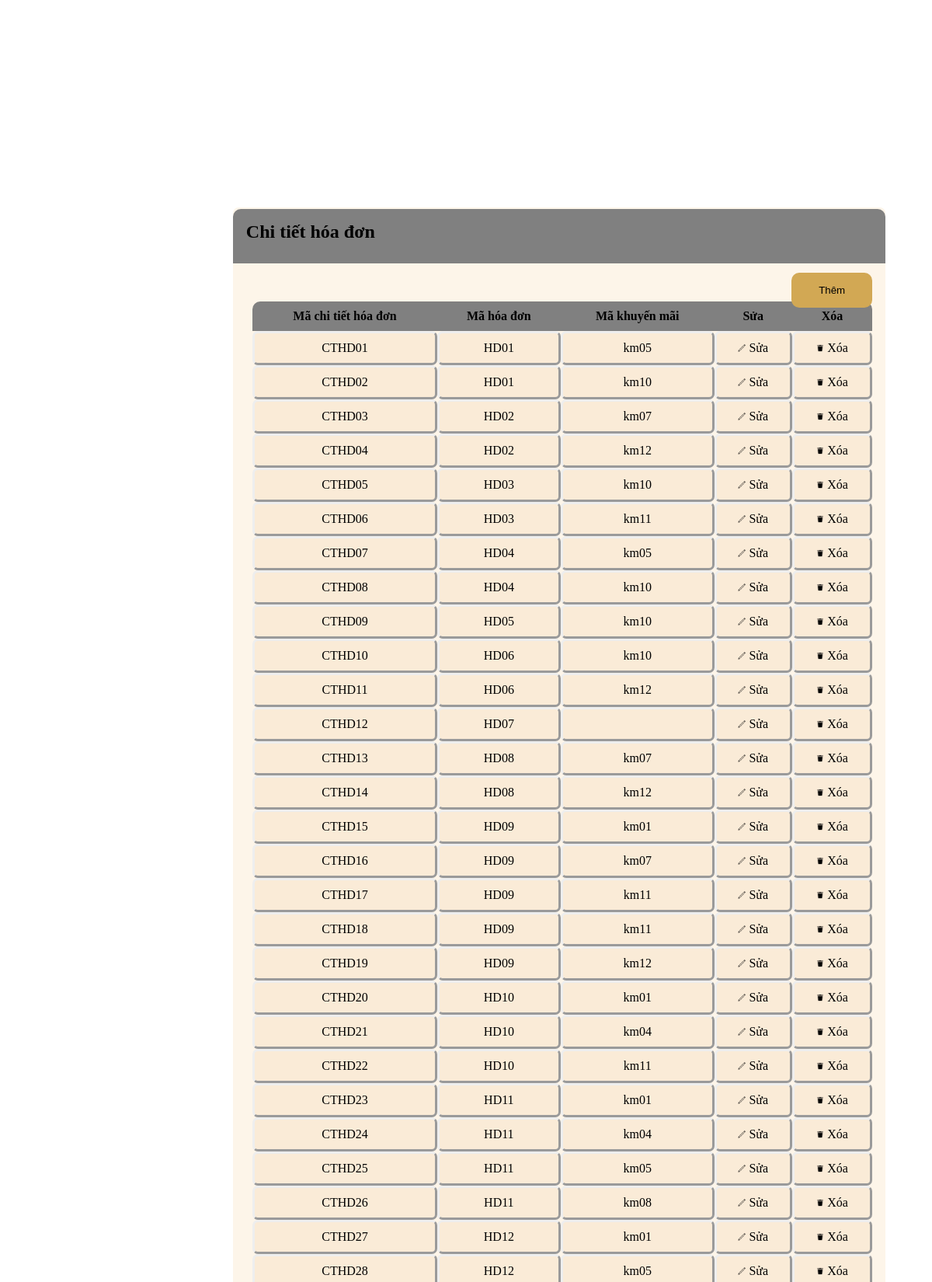
The app's page /quantri/admin/admin_cthd.php (upper part) with its own data.
### tables this page shows
create table CHITIETHOADON(
    MA_CTHD varchar(10) primary key,
    MA_HD varchar(10) not null ,
    FOREIGN KEY (MA_HD) REFERENCES HOADON(MA_HD),
    MA_KM varchar(10) ,
    FOREIGN KEY (MA_KM) REFERENCES KHUYENMAI(MA_KM)
);

### quantri/admin/admin_cthd.php (the view, shortened to what this page needs)
<?php
$link=new mysqli("localhost", "root","","khachsan");
$sql="select * from CHITIETHOADON";
$result=$link->query($sql);
?>
  <div class="layout_danhmuc">
    <div class="danhmuc"><h2 style="margin: 2% 0 0 2%"> Chi tiết hóa đơn</h2>
      <a href="index_menu_admin.php?pid=41"><button>Thêm</button> </a>
<table>
         <tr>
    <th style="border-radius: 10px 0 0 0" >Mã chi tiết hóa đơn</th>
    <th> Mã hóa đơn</th>
    <th> Mã khuyến mãi</th>
    <th> Sửa </th>
    <th style="border-radius: 0 10px 0 0">Xóa</th>
         </tr>
   <?php
while ($row=$result->fetch_assoc())
{
   ?>
<tr align="center" >
    <td> <?php echo $row["MA_CTHD"];?> </td>
    <td> <?php echo $row["MA_HD"];?></td>
    <td> <?php echo $row["MA_KM"];?></td>
    <td><a href="index_menu_admin.php?pid=43&&MA_CTHD=<?php echo $row['MA_CTHD']; ?>"><img src="../img/icon/edit.png"  width="10px" height="10px"> Sửa</a></td>
    <td><a onclick="return confirm('Bạn có chắc chắn muốn xóa?');" href="control/ctrl_xoa_cthd.php?MA_CTHD=<?php echo $row['MA_CTHD']; ?>"><img src="../img/icon/delete.png" width="10px" height="10px"> Xóa</a></td>
</tr>
     <?php
 }
      ?>
</table>
</div>
</div>

### quantri/admin/admin_cthd.php (style rules this page uses)
.layout_danhmuc { border-radius: 7px; width: 70%; position: absolute; background-color: rgb(253, 245, 233); right:5%; top:10%; height: 2400px }
.danhmuc { width: 100%; height: 70px; background-color: gray; border-radius: 10px 10px 0 0; position: absolute; top:2px; }
button { padding: 15px 35px; position: absolute; right: 2%; top: 82px; border: none; background-color: rgb(210, 168, 84); border-radius: 10px; cursor: pointer; }
table { width: 95%; margin: 9% 10% 0 3%; border-radius: 10px; border-spacing: 0; border-collapse: separate; border-radius: 7px; }
th { background-color: gray; padding: 10px; }
td { background-color:antiquewhite; border-style:outset; padding: 10px; border-radius: 7px; }
a { text-decoration: none; color: black; }

### records on screen
chitiethoadon: MA_CTHD "CTHD01", MA_HD "HD01", MA_KM "km05"
chitiethoadon: MA_CTHD "CTHD02", MA_HD "HD01", MA_KM "km10"
chitiethoadon: MA_CTHD "CTHD03", MA_HD "HD02", MA_KM "km07"
chitiethoadon: MA_CTHD "CTHD04", MA_HD "HD02", MA_KM "km12"
chitiethoadon: MA_CTHD "CTHD05", MA_HD "HD03", MA_KM "km10"
chitiethoadon: MA_CTHD "CTHD06", MA_HD "HD03", MA_KM "km11"
chitiethoadon: MA_CTHD "CTHD07", MA_HD "HD04", MA_KM "km05"
chitiethoadon: MA_CTHD "CTHD08", MA_HD "HD04", MA_KM "km10"
chitiethoadon: MA_CTHD "CTHD09", MA_HD "HD05", MA_KM "km10"
chitiethoadon: MA_CTHD "CTHD10", MA_HD "HD06", MA_KM "km10"
chitiethoadon: MA_CTHD "CTHD11", MA_HD "HD06", MA_KM "km12"
chitiethoadon: MA_CTHD "CTHD12", MA_HD "HD07"
chitiethoadon: MA_CTHD "CTHD13", MA_HD "HD08", MA_KM "km07"
chitiethoadon: MA_CTHD "CTHD14", MA_HD "HD08", MA_KM "km12"
chitiethoadon: MA_CTHD "CTHD15", MA_HD "HD09", MA_KM "km01"
chitiethoadon: MA_CTHD "CTHD16", MA_HD "HD09", MA_KM "km07"
chitiethoadon: MA_CTHD "CTHD17", MA_HD "HD09", MA_KM "km11"
chitiethoadon: MA_CTHD "CTHD18", MA_HD "HD09", MA_KM "km11"
chitiethoadon: MA_CTHD "CTHD19", MA_HD "HD09", MA_KM "km12"
chitiethoadon: MA_CTHD "CTHD20", MA_HD "HD10", MA_KM "km01"
chitiethoadon: MA_CTHD "CTHD21", MA_HD "HD10", MA_KM "km04"
chitiethoadon: MA_CTHD "CTHD22", MA_HD "HD10", MA_KM "km11"
chitiethoadon: MA_CTHD "CTHD23", MA_HD "HD11", MA_KM "km01"
chitiethoadon: MA_CTHD "CTHD24", MA_HD "HD11", MA_KM "km04"
chitiethoadon: MA_CTHD "CTHD25", MA_HD "HD11", MA_KM "km05"
chitiethoadon: MA_CTHD "CTHD26", MA_HD "HD11", MA_KM "km08"
chitiethoadon: MA_CTHD "CTHD27", MA_HD "HD12", MA_KM "km01"
chitiethoadon: MA_CTHD "CTHD28", MA_HD "HD12", MA_KM "km05"
